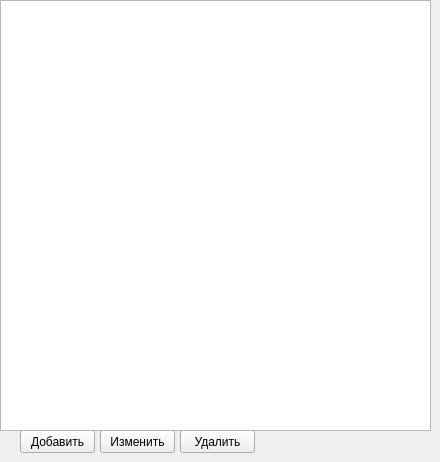
      <widget class="QWidget" name="tab_19">
       <attribute name="title">
        <string>В инвент.</string>
       </attribute>
       <widget class="QPushButton" name="add_mag_lvl1_2">
        <property name="geometry">
         <rect>
          <x>20</x>
          <y>430</y>
          <width>75</width>
          <height>23</height>
         </rect>
        </property>
        <property name="text">
         <string>Добавить</string>
        </property>
       </widget>
       <widget class="QPushButton" name="pushButton_31">
        <property name="geometry">
         <rect>
          <x>100</x>
          <y>430</y>
          <width>75</width>
          <height>23</height>
         </rect>
        </property>
        <property name="text">
         <string>Изменить</string>
        </property>
       </widget>
       <widget class="QPushButton" name="pushButton_32">
        <property name="geometry">
         <rect>
          <x>180</x>
          <y>430</y>
          <width>75</width>
          <height>23</height>
         </rect>
        </property>
        <property name="text">
         <string>Удалить</string>
        </property>
       </widget>
       <widget class="QListWidget" name="list_mag_lvl1_2">
        <property name="geometry">
         <rect>
          <x>0</x>
          <y>0</y>
          <width>431</width>
          <height>431</height>
         </rect>
        </property>
        <property name="editTriggers">
         <set>QAbstractItemView::DoubleClicked</set>
        </property>
        <property name="showDropIndicator" stdset="0">
         <bool>false</bool>
        </property>
        <property name="dragDropMode">
         <enum>QAbstractItemView::DragOnly</enum>
        </property>
        <property name="defaultDropAction">
         <enum>Qt::MoveAction</enum>
        </property>
        <property name="alternatingRowColors">
         <bool>false</bool>
        </property>
        <property name="movement">
         <enum>QListView::Free</enum>
        </property>
       </widget>
      </widget>
